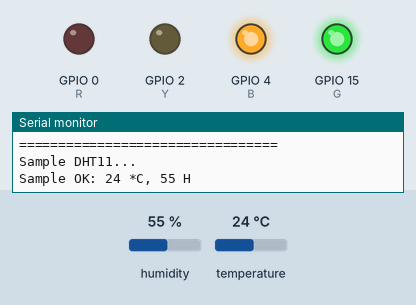
A sketch run on a simulated ESP32. On the bench: output pins drawn as LEDs (lit = HIGH), the last lines printed to the serial monitor. The inputs (shaded band) are chosen by the test bench; at power-on: humidity 55 %, temperature 24 °C.

Above: at 2.3 s.
2.4 s: humidity set to 69 %
4.5 s: humidity set to 73 %
At 6.0 s:
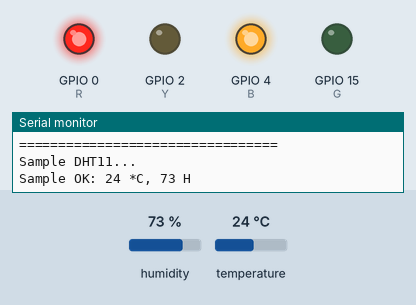
6.6 s: temperature set to 27 °C
8.8 s: temperature set to 30 °C
At 9.7 s:
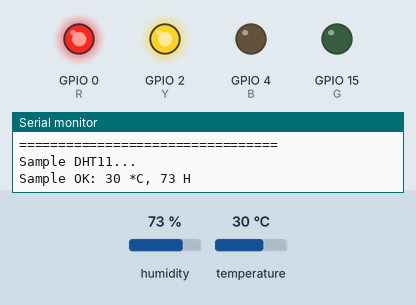
10.9 s: humidity set to 22 %
At 12.5 s:
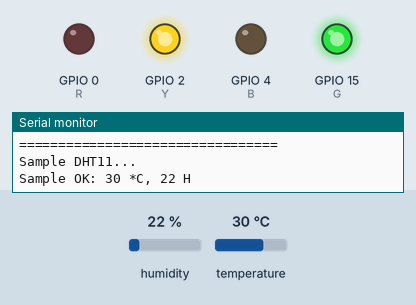
13.7 s: humidity set to 88 %
At 14.5 s:
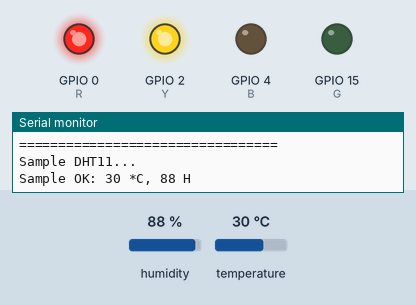
Timing chart, 0 to 16.7 s (numbered marks = the images above; inputs shaded):
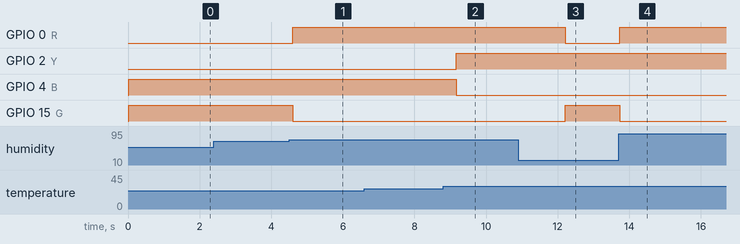

The sketch:

06_dht.ino
```cpp
#include <SimpleDHT.h> //包含 溫溼度設定

// for DHT11,
//      VCC: 5V or 3V
//      GND: GND
//      DATA: 2
int pinDHT11 = 19;
//我有一個整數,我把它命名為pinDHT11,預設值為19
SimpleDHT11 dht11(pinDHT11);
//我有一隻SimpleDHT11規格溫濕度計，我把它命名為dht11，(放在19腳)
int G = 15;
int R = 0;
int Y = 2;
int B = 4;

void setup() {
  Serial.begin(115200);
  pinMode(R, OUTPUT);
  pinMode(G, OUTPUT);
  pinMode(Y, OUTPUT);
  pinMode(B, OUTPUT);
}

void loop() {
  // start working...
  Serial.println("=================================");
  Serial.println("Sample DHT11...");

  // read without samples.byte =>0~255整數,int=>20億左右,long 天文
  byte temperature = 0;
  byte humidity = 0;
  //如果讀取錯誤,就印出錯誤訊息並返回return,返回開始地方
  int err = SimpleDHTErrSuccess;
  if ((err = dht11.read(&temperature, &humidity, NULL)) != SimpleDHTErrSuccess) {
    Serial.print("Read DHT11 failed, err="); Serial.print(SimpleDHTErrCode(err));
    Serial.print(","); Serial.println(SimpleDHTErrDuration(err)); delay(1000);
    return;
  }

 Serial.println("Sample OK: " + (String)temperature +" *C, "+ (String)humidity +" H");
   //Serial.print("Sample OK: ");
   //Serial.print((int)temperature); Serial.print(" *C, ");
   //Serial.print((int)humidity); Serial.println(" H");
   // (int)強制轉型為整數,
   // DHT11 sampling rate is 1HZ.
   if(humidity>70){digitalWrite(R,HIGH);digitalWrite(G,LOW);}
   else{digitalWrite(G,HIGH);digitalWrite(R,LOW);}
   if(temperature>28){digitalWrite(Y,HIGH);digitalWrite(B,LOW);}
   else{digitalWrite(B,HIGH);digitalWrite(Y,LOW);}
 delay(1500);
}
```

Measured:
- the behaviour switches between 70 and 71 % on humidity (found by bisection; images 0 and 1)
- the behaviour switches between 28 and 29 °C on temperature (found by bisection; images 1 and 2)
- after the input at 4.5 s, GPIO 0 (R): LOW → HIGH after 0.09 s; GPIO 15 (G): HIGH → LOW after 0.09 s
- after the input at 8.8 s, GPIO 2 (Y): LOW → HIGH after 0.37 s; GPIO 4 (B): HIGH → LOW after 0.37 s
- after the input at 10.9 s, GPIO 0 (R): HIGH → LOW after 1.3 s; GPIO 15 (G): LOW → HIGH after 1.3 s
- after the input at 13.7 s, GPIO 0 (R): LOW → HIGH at once; GPIO 15 (G): HIGH → LOW at once
